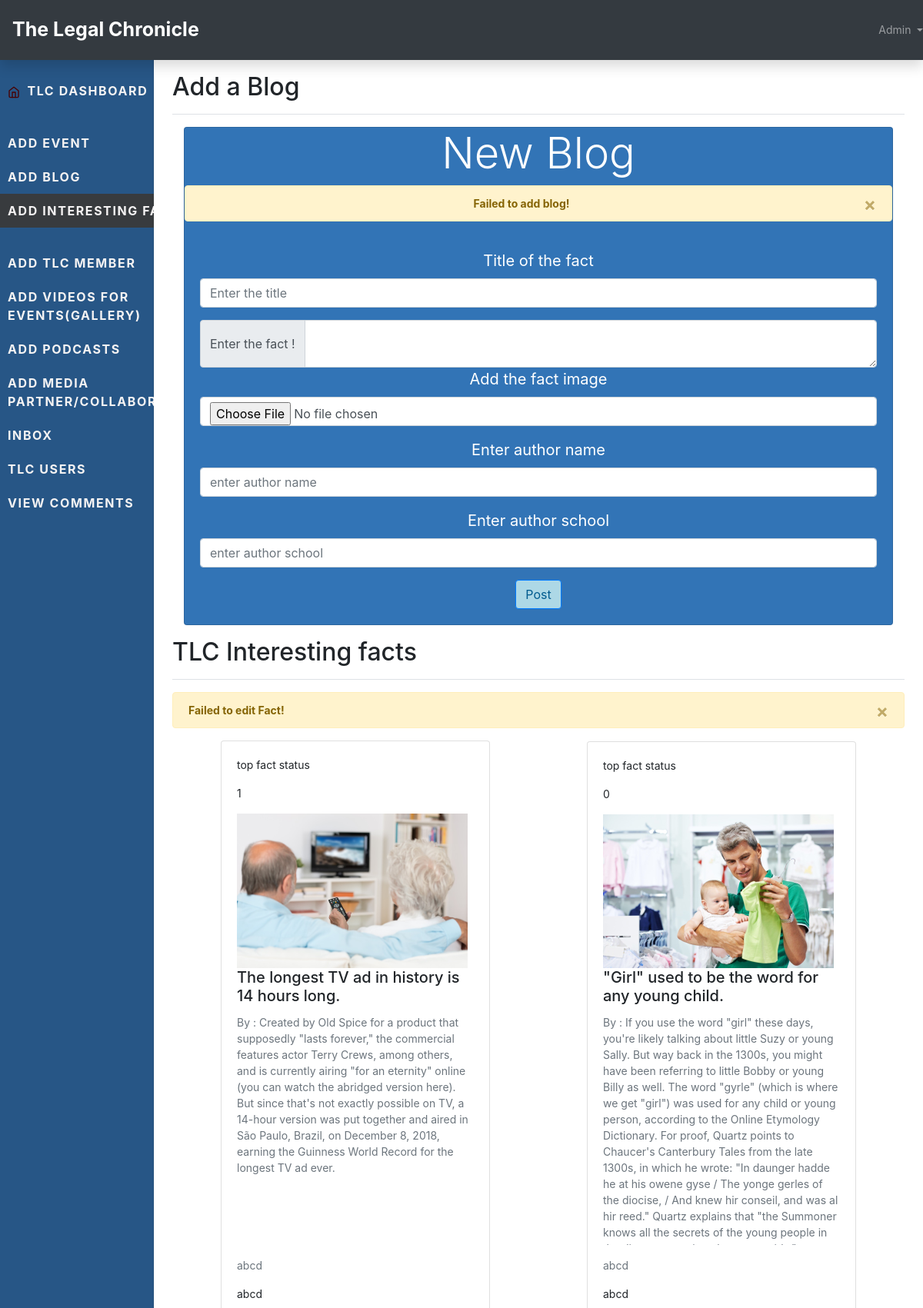
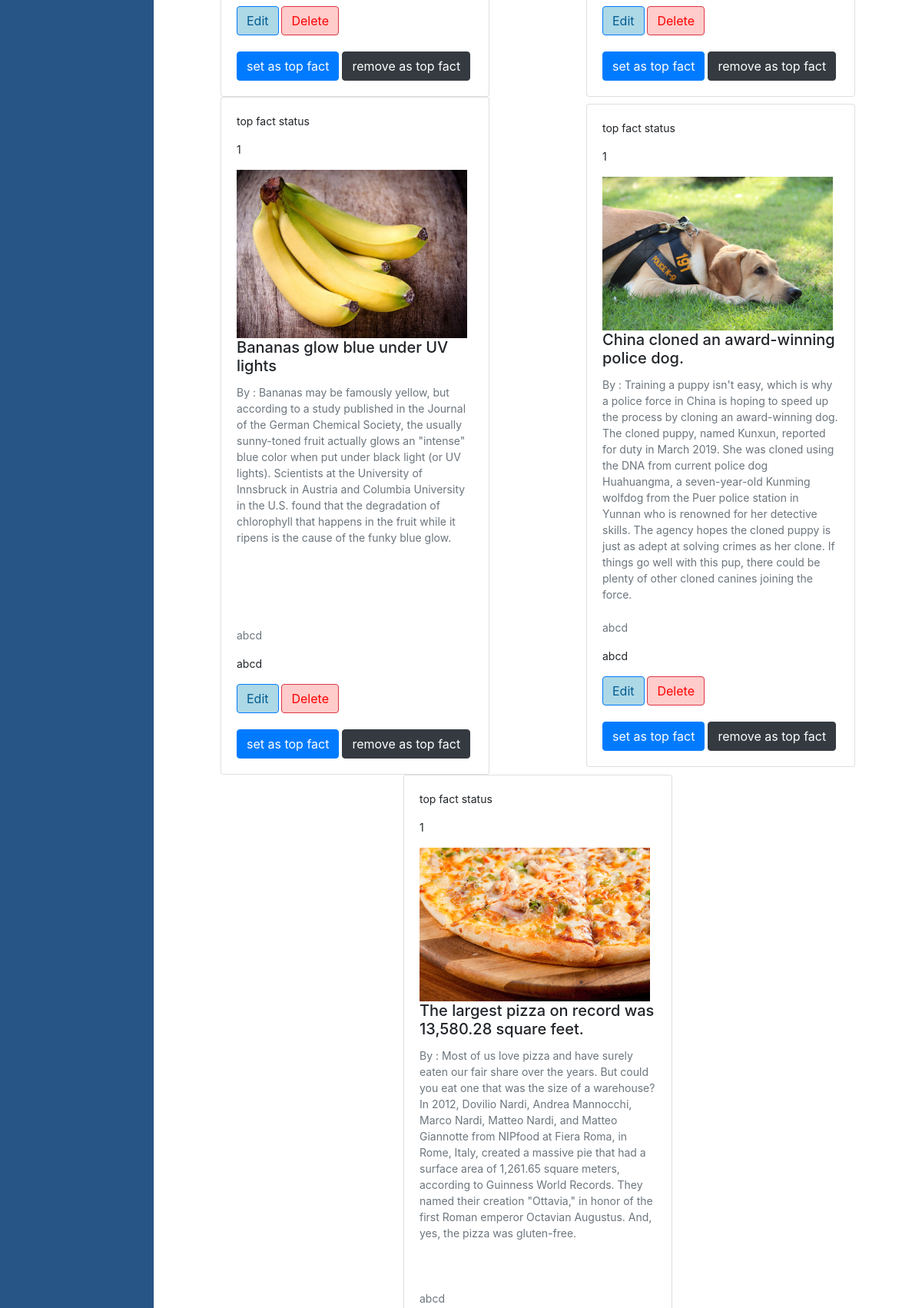
The page /TLC_ADMIN/admin_intresting_facts/fact.php (signed in, upper part) on the database its author committed (2 pictures, top to bottom).
### tables this page shows
CREATE TABLE `intresting_facts` (
  `id` int(11) NOT NULL,
  `title` varchar(255) DEFAULT NULL,
  `fact` longtext DEFAULT NULL,
  `fact_author` varchar(255) DEFAULT NULL,
  `fact_image` varchar(255) DEFAULT NULL,
  `fact_author_school` varchar(255) DEFAULT NULL,
  `top_fact_status` int(11) DEFAULT 0
);

### TLC_ADMIN/admin_intresting_facts/fact.php (the view, shortened to what this page needs)
<?php
    include('../config/config.php');
    $add = $_SESSION['add'];
    $stat = $_SESSION['stat'];
?>
<!Doctype html>
<html lang="en">
  <head>
<link href="../assets/dist/css/bootstrap.css" rel="stylesheet">
    <link href="../assets/css/dashboard.css" rel="stylesheet">
  </head>
  <body>
    <nav class="navbar navbar-dark sticky-top bg-dark flex-md-nowrap p-0 shadow">
  <a class="navbar-brand col-md-3 col-lg-2 mr-0 px-3" href="#">The Legal Chronicle</a>
    <ul class="navbar-nav ml-auto">
    <li class="nav-item dropdown">
        <a class="nav-link dropdown-toggle" href="#" id="navbarDropdown" role="button" data-toggle="dropdown" aria-haspopup="true" aria-expanded="false">
          Admin
        </a>
      </li>
    </ul>
</nav>
<div class="container-fluid">
  <div class="row">
    <nav id="sidebarMenu" class="col-md-3 col-lg-2 d-md-block bg-light sidebar collapse">
      <div class="sidebar-sticky pt-3">
        <ul class="nav flex-column">
             <li class="nav-item">
            <a class="nav-link " href="../admin/dashboard.php">
              <span data-feather="home"></span>
              TLC DASHBOARD
            </a>
          </li>
          <li class="nav-item">
            <a class="nav-link" href="../admin_event/event.php">
              ADD EVENT
            </a>
          </li>
          <li class="nav-item">
            <a class="nav-link" href="../admin_blog/blog.php">
             ADD BLOG
            </a>
          </li>
          <li class="nav-item">
            <a class="nav-link active" href="../admin_intresting_facts/fact.php">
             ADD INTERESTING FACTS <span class="sr-only">(current)</span>
            </a>
          </li>
          <li class="nav-item">
            <a class="nav-link" href="../admin_member/member.php">
             ADD TLC MEMBER
            </a>
          </li>
          <li class="nav-item">
            <a class="nav-link" href="../admin_videos/index.php">
             ADD VIDEOS FOR EVENTS(GALLERY)
            </a>
          </li>
          <li class="nav-item">
            <a class="nav-link" href="../admin_podcasts/index.php">
            ADD PODCASTS
            </a>
          </li>
          <li class="nav-item">
            <a class="nav-link" href="../admin_partners/media_partner.php">
             ADD MEDIA PARTNER/COLLABORATOR
            </a>
          </li>
          <li class="nav-item">
            <a class="nav-link " href="../admin_inbox/inbox.php">
          INBOX
            </a>
          </li>
          <li class="nav-item">
            <a class="nav-link" href="../admin_users/users.php">
           TLC USERS
            </a>
          </li>
          <li class="nav-item">
            <a class="nav-link" href="../admin_comments/index.php">
              VIEW COMMENTS
            </a>
          </li>
        </ul>
      </div>
    </nav>
    <main role="main" class="col-md-9 ml-sm-auto col-lg-10 px-md-4">
      <div class="d-flex justify-content-between flex-wrap flex-md-nowrap align-items-center pt-3 pb-2 mb-3 border-bottom">
        <h1 class="h2">Add a Blog</h1>
      </div>
      <div class="container text-center">
        <div class="card" style="background-color: #3274B6 !important;">
            <h1 class="display-4" style="color: #ffffff !important;">New Blog</h1>
            <?php
                if($add == 'added') {
            ?>
                <div class="alert alert-primary alert-dismissible fade show" role="alert">
                    <strong>Blog Added!</strong>
                    <button type="button" class="close" data-dismiss="alert" aria-label="Close">
                        <span aria-hidden="true">&times;</span>
                    </button>
                </div>
            <?php
                } else {
            ?>
            <div class="alert alert-warning alert-dismissible fade show" role="alert">
                    <strong>Failed to add blog!</strong>
                    <button type="button" class="close" data-dismiss="alert" aria-label="Close">
                        <span aria-hidden="true">&times;</span>
                    </button>
                </div>
            <?php
                }
            ?>
            <div class="card-body">
                <form action="add_fact.php" method="POST" enctype="multipart/form-data">
                    <div class="form-group">
                        <label for="title" style="color:#ffffff !important">Title of the fact</label>
                        <input type="text" id="title" name="title" placeholder="Enter the title" class="form-control" required>
                    </div>
                    <div class="input-group">
                      <div class="input-group-prepend">
                        <span class="input-group-text">Enter the fact !</span>
                      </div>
                      <textarea class="form-control" name="fact" id="fact"></textarea>
                    </div>
                    <div class="form-group">
                          <label for="fact_image" style="color: #ffffff !important;">Add the fact image</label>
                        <input  type="file" class="form-control" id="fact_image" name="fact_image" placeholder="fact image" >
                    </div>
                    <div class="form-group">
                          <label for="author_school" style="color: #ffffff !important;">Enter author name</label>
                        <input type="text" id="author_school" name="author_name" class="form-control" required placeholder="enter author name">
                    </div>
                    <div class="form-group">
                   <label for="author_school" style="color: #ffffff !important;">Enter author school</label>
                        <input type="text" id="author_school" name="author_school" class="form-control" placeholder="enter author school" >
                    </div>
                    <button type="submit" class="btn btn-primary" style="background-color: #ADD8E6 !important;color: #005b8f !important;">Post</button>
                </form>
            </div>
        </div>
      </div>
</main><br>
      <main role="main" class="col-md-9 ml-sm-auto col-lg-10 px-md-4">
      <div class="d-flex justify-content-between flex-wrap flex-md-nowrap align-items-center pt-3 pb-2 mb-3 border-bottom">
        <h1 class="h2">TLC Interesting facts</h1>
      </div>
      <?php
        if($stat == 'Edited') {
      ?>
      <div class="alert alert-success alert-dismissible fade show" role="alert">
                    <strong>Fact edited!</strong>
                    <button type="button" class="close" data-dismiss="alert" aria-label="Close">
                        <span aria-hidden="true">&times;</span>
                    </button>
                </div>
      <?php
        } else {
      ?>
      <div class="alert alert-warning alert-dismissible fade show" role="alert">
                    <strong>Failed to edit Fact!</strong>
                    <button type="button" class="close" data-dismiss="alert" aria-label="Close">
                        <span aria-hidden="true">&times;</span>
                    </button>
                </div>
      <?php
        }
      ?>
      <div style="display: flex;
      flex-direction: row;
      align-items: center;
      align-content: center;
      justify-content: space-around;
      flex-wrap: wrap;">
      <?php
        $blogs = "SELECT * FROM intresting_facts";
        $result = mysqli_query($con,$blogs) or die(mysqli_error($con));
        while($row = mysqli_fetch_assoc($result)) {
            $pid = $row['id'];
      ?>
      <div class="card" style="width: 350px;">
        <div class="card-body" >
          <p>top fact status</p>
          <p id="top_status<?php echo $pid; ?>" ><?php echo $row['top_fact_status']; ?></p>
            <img src="facts/<?php echo $row['fact_image'] ;?>" alt="" width="300" >
            <h5 class="card-title"><?php echo $row['title'] ;?></h5>
            <p class="text-muted" style="height: 300px;overflow: scroll;">By : <?php echo $row['fact']; ?></p>
            <p class="text-muted"><?php echo $row['fact_author']; ?></p>
            <p class="card-text"><?php echo $row['fact_author_school']; ?></p>
            <a href="fact_edit.php?pid=<?php echo $pid; ?>" class="btn btn-primary" style="background-color: #ADD8E6 !important;color: #005b8f !important;">Edit</a>
            <a href="delete.php?pid=<?php echo $pid; ?>" class="btn btn-danger" style="background-color:  #ffcccb !important;color: red;">Delete</a>
            <br>
            <br>
            <button onclick="set_as_fact_blog(<?php echo $pid; ?>)" class="btn btn-primary">set as top fact</button>
            <button onclick="remove_as_fact_blog(<?php echo $pid; ?>)" class="btn btn-dark">remove as top fact</button>
          </div>
        </div>
      <?php
        }
      ?>
     </div>
      </main>
</div>
        <script src="../aasets/js/dashboard.js"></script></body>
</html>

### assets/css/dashboard.css (style rules this page uses)
body { font-size: .875rem; }
.feather { width: 16px; height: 16px; vertical-align: text-bottom; }
label { font-size: 20px !important; }
.sidebar { background-color: #275686 !important; position: fixed; top: 0; bottom: 0; left: 0; z-index: 100; padding: 10vh 0 0; box-shadow: inset -1px 0 0 rgba(0, 0, 0, .1); }
.sidebar-sticky { position: relative; top: 0; height: calc(100vh - 48px); padding-top: .5rem; overflow-x: hidden; overflow-y: auto; }
.sidebar .nav-link { padding: 10px; font-weight: bold; letter-spacing: 0.1rem; font-size: medium; color: rgb(245, 243, 243); }
.sidebar .nav-link .feather { margin-right: 4px; color: rgb(73, 0, 0); }
.sidebar .nav-link.active { color: rgb(245, 243, 243); background-color: #383B3E; }
.navbar-brand { padding-top: .75rem; padding-bottom: .75rem; font-size: 1rem; font-size: 25px; padding: 20px; font-weight: bold; }

### rows shown on the page
intresting_facts: top_fact_status "1", fact_image (picture), title "The longest TV ad in history is 14 hours long.", fact "Created by Old Spice for a product that supposedly \"lasts forever,\" the commercial features actor Terry Crews, among others, and is currently airing \"for an eternity\" online (you can watch the abridged version here). But since that's not exactly possible on TV, a 14-hour version was put together and aired in São Paulo, Brazil, on December 8, 2018, earning the Guinness World Record for the longest TV ad ever.", fact_author "abcd", fact_author_school "abcd"
intresting_facts: top_fact_status "0", fact_image (picture), title "\"Girl\" used to be the word for any young child.", fact "If you use the word \"girl\" these days, you're likely talking about little Suzy or young Sally. But way back in the 1300s, you might have been referring to little Bobby or young Billy as well. The word \"gyrle\" (which is where we get \"girl\") was used for any child or young person, according to the Online Etymology Dictionary. For proof, Quartz points to Chaucer's Canterbury Tales from the late 1300s, in which he wrote: \"In daunger hadde he at his owene gyse / The yonge gerles of the diocise, / And knew hir conseil, and was al hir reed.\" Quartz explains that \"the Summoner knows all the secrets of the young people in…", fact_author "abcd", fact_author_school "abcd"
intresting_facts: top_fact_status "1", fact_image (picture), title "Bananas glow blue under UV lights", fact "Bananas may be famously yellow, but according to a study published in the Journal of the German Chemical Society, the usually sunny-toned fruit actually glows an \"intense\" blue color when put under black light (or UV lights). Scientists at the University of Innsbruck in Austria and Columbia University in the U.S. found that the degradation of chlorophyll that happens in the fruit while it ripens is the cause of the funky blue glow.", fact_author "abcd", fact_author_school "abcd"
intresting_facts: top_fact_status "1", fact_image (picture), title "China cloned an award-winning police dog.", fact "Training a puppy isn't easy, which is why a police force in China is hoping to speed up the process by cloning an award-winning dog. The cloned puppy, named Kunxun, reported for duty in March 2019. She was cloned using the DNA from current police dog Huahuangma, a seven-year-old Kunming wolfdog from the Puer police station in Yunnan who is renowned for her detective skills. The agency hopes the cloned puppy is just as adept at solving crimes as her clone. If things go well with this pup, there could be plenty of other cloned canines joining the force.", fact_author "abcd", fact_author_school "abcd"
intresting_facts: top_fact_status "1", fact_image (picture), title "The largest pizza on record was 13,580.28 square feet.", fact "Most of us love pizza and have surely eaten our fair share over the years. But could you eat one that was the size of a warehouse? In 2012, Dovilio Nardi, Andrea Mannocchi, Marco Nardi, Matteo Nardi, and Matteo Giannotte from NIPfood at Fiera Roma, in Rome, Italy, created a massive pie that had a surface area of 1,261.65 square meters, according to Guinness World Records. They named their creation \"Ottavia,\" in honor of the first Roman emperor Octavian Augustus. And, yes, the pizza was gluten-free.", fact_author "abcd"
